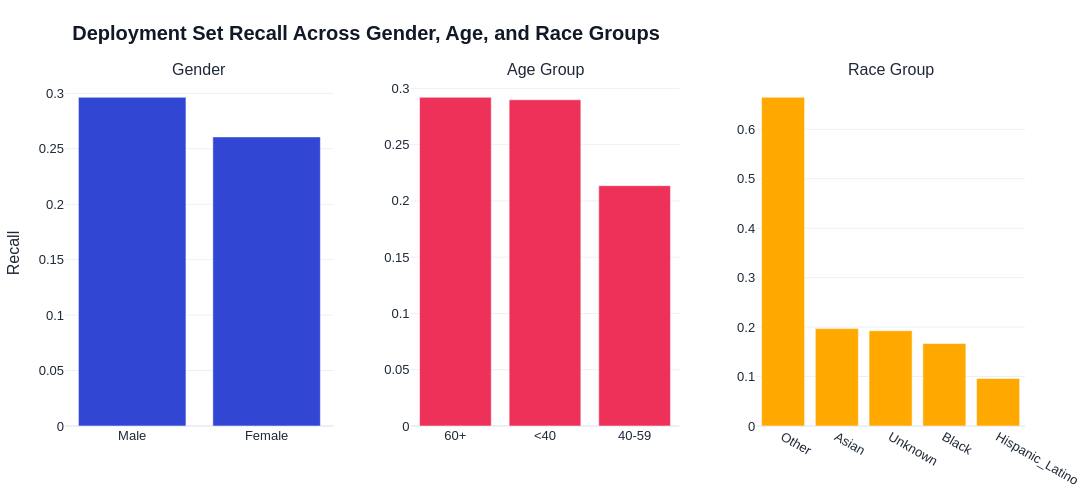

Notebook cell for this chart:
### Code cell
plot_fairness_subplots_plotly(
    deployment_gender_metrics,
    deployment_age_metrics,
    deployment_race_metrics,
    metric="recall",
    title="             Deployment Set Recall Across Gender, Age, and Race Groups",
    filename="deployment_recall_fairness_subplots.html"
)

### Figure 1 — Plotly figure (JSON) as saved in the notebook; plotly's stock layout.template omitted (floating-point values rounded to 4 significant figures)
{"data": [{"marker": {"color": "#3146D3"}, "name": "Gender", "type": "bar", "x": ["Male", "Female"], "xaxis": "x", "y": [0.2965, 0.2607], "yaxis": "y"}, {"marker": {"color": "#EE3158"}, "name": "Age Group", "type": "bar", "x": ["60+", "<40", "40-59"], "xaxis": "x2", "y": [0.292, 0.2899, 0.2135], "yaxis": "y2"}, {"marker": {"color": "#FFA800"}, "name": "Race Group", "type": "bar", "x": ["Other", "Asian", "Unknown", "Black", "Hispanic_Latino"], "xaxis": "x3", "y": [0.6647, 0.197, 0.1927, 0.1667, 0.09615], "yaxis": "y3"}], "layout": {"annotations": [{"font": {"size": 16}, "showarrow": false, "text": "Gender", "x": 0.14, "xanchor": "center", "xref": "paper", "y": 1, "yanchor": "bottom", "yref": "paper"}, {"font": {"size": 16}, "showarrow": false, "text": "Age Group", "x": 0.5, "xanchor": "center", "xref": "paper", "y": 1, "yanchor": "bottom", "yref": "paper"}, {"font": {"size": 16}, "showarrow": false, "text": "Race Group", "x": 0.86, "xanchor": "center", "xref": "paper", "y": 1, "yanchor": "bottom", "yref": "paper"}], "font": {"color": "#1F2937", "family": "Arial", "size": 13}, "height": 500, "legend": {"title": {"text": "Outcome"}}, "margin": {"b": 50, "l": 50, "r": 40, "t": 80}, "paper_bgcolor": "white", "plot_bgcolor": "white", "showlegend": false, "title": {"font": {"color": "#111827", "size": 20}, "text": "<b>             Deployment Set Recall Across Gender, Age, and Race Groups</b>", "x": 0, "xanchor": "left"}, "width": 1200, "xaxis": {"anchor": "y", "domain": [0, 0.28], "tickangle": 0}, "xaxis2": {"anchor": "y2", "domain": [0.36, 0.64], "tickangle": 0}, "xaxis3": {"anchor": "y3", "domain": [0.72, 1], "tickangle": 30}, "yaxis": {"anchor": "x", "domain": [0, 1], "title": {"text": "Recall"}}, "yaxis2": {"anchor": "x2", "domain": [0, 1], "title": {"text": ""}}, "yaxis3": {"anchor": "x3", "domain": [0, 1], "title": {"text": ""}}}}
